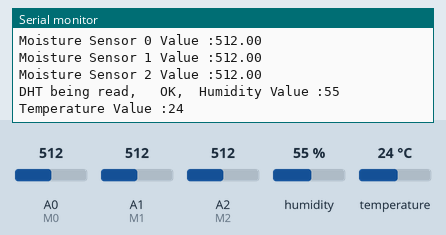
Simulated run of this sketch. Board: Arduino Uno, built with avr-gcc and run on an emulated ATmega328P. On the bench: the last lines printed to the serial monitor. The inputs (shaded band) are chosen by the test bench; at power-on: humidity 55 %, A0 (M0) = 512, A1 (M1) = 512, A2 (M2) = 512, temperature 24 °C. Storage starts empty.

Above: at 5.8 s.
5.9 s: humidity set to 22 %
At 10.8 s:
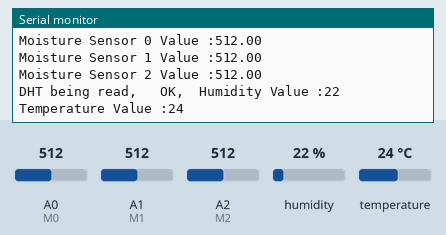
11.9 s: A0 (M0) set to 716
17.9 s: A1 (M1) set to 716
23.9 s: A2 (M2) set to 716
At 25.5 s:
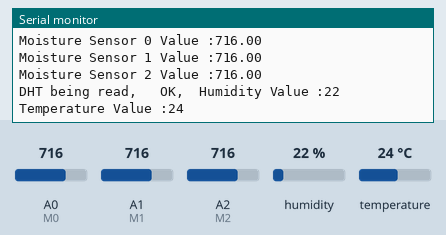
29.9 s: temperature set to 12 °C
At 31.6 s:
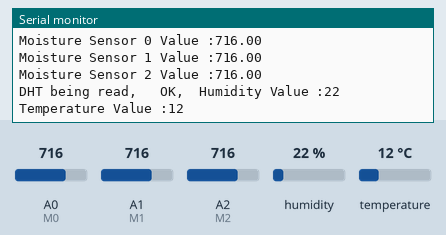
35.9 s: A0 (M0) set to 992
Timing chart, 0 to 38.9 s (numbered marks = the images above; inputs shaded):
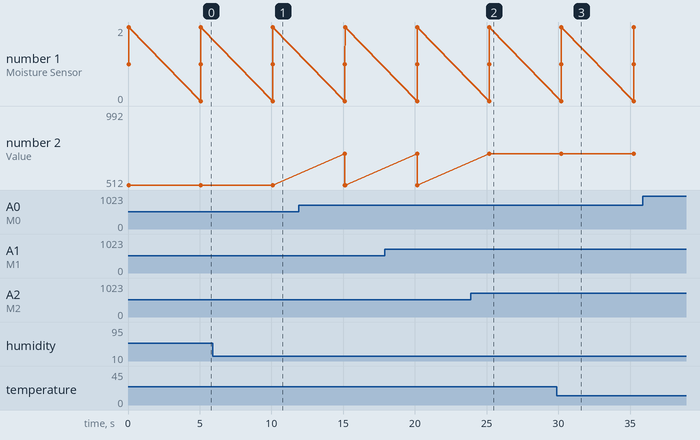

The sketch:

dtmain.ino
```cpp
#include <SPI.h>
#include <SD.h>
#include <dht11.h>
//#include <DFRobot_DHT11.h>
dht11 DHT;

//humidity and temp sens pin
#define DHTPIN 3
//mositure sens pin
int M0 =0;
int M1 =1;
int M2 =2;


//declare file variables
//moisture sensor
File myFile0;
//humidity and temp
File myFile1;
 //Time increment in milliseconds to be used later in delay
  int increment = 5000;

void setup() {
  //HT.begin();
  // Open serial communications and wait for port to open:
Serial.begin(115200);
  pinMode(M0, INPUT);
  pinMode(M1, INPUT);
  pinMode(M2, INPUT);
  pinMode(DHTPIN,INPUT);
  ///SETUP SD CARD FRO WRITING

while (!Serial) {
  ;  // wait for serial port to connect. Needed for native USB port only
}
Serial.print("Initializing SD card...");
if (!SD.begin(10)) {
  Serial.println("initialization failed!");
  //while (1)
    ;
}
Serial.println("initialization done.");
// open the file. note that only one file can be open at a time,
// so you have to close this one before opening another.
myFile0 = SD.open("Moist.csv", FILE_WRITE);
myFile1 = SD.open("HumTemp.csv", FILE_WRITE);
// if the file opened okay, write to it:
if (myFile0) {
  Serial.print("Writing to file 0...");
   myFile0.println("M0,M1,M2");
   myFile0.flush();
} else {
  // if the file didn't open, print an error:
  Serial.println("error opening file 0");
}
if (myFile1) {
  Serial.print("Writing to file 1...");
  //print headings for temp and humidity
  myFile1.println("Humidity,Temperature");
  myFile1.flush();
} else {
  // if the file didn't open, print an error:
  Serial.println("error opening file 1");
}
}

void loop() {
  //Moisture sensore readings
//intitiate variable TO STORE reading
  float val0;
  float val1;
  float val2;
val0 = analogRead(M0); //connect sensor to Analog 0
val1 = analogRead(M1); //connect sensor to Analog 1
val2 = analogRead(M2); //connect sensor to Analog 2
Serial.print("Moisture Sensor 0 Value :");
Serial.println(val0);
Serial.print("Moisture Sensor 1 Value :");
Serial.println(val1);
Serial.print("Moisture Sensor 2 Value :");
Serial.println(val2);
//print to file
myFile0.print(val0);
myFile0.print(",");
myFile0.print(val1);
myFile0.print(",");
myFile0.print(val2);
myFile0.println();
//ensure data is saved w/o closing
myFile0.flush();
//Humidity and temp readings
int chk;
Serial.print("DHT being read, \t");
chk = DHT.read(DHTPIN);    // READ DATA
switch (chk){
  case DHTLIB_OK:
              Serial.print("OK,\t");
              break;
  case DHTLIB_ERROR_CHECKSUM:
              Serial.print("Checksum error,\t");
              break;
  case DHTLIB_ERROR_TIMEOUT:
              Serial.print("Time out error,\t");
              break;
  default:
              Serial.print("Unknown error,\t");
              break;
}

//Print to serial
Serial.print("Humidity Value :");
Serial.println(DHT.humidity);
Serial.print("Temperature Value :");
Serial.println(DHT.temperature);
// Write DATA
//print to file
myFile1.print(DHT.humidity);
myFile1.print(",");
myFile1.print(DHT.temperature);
myFile1.println();
//ensure data is saved w/o closing
myFile1.flush();
delay(increment);
}
```

Measured:
- after the input at 5.9 s, the serial monitor: prints a new line after 4.2 s (image 1)
- after the input at 23.9 s, the serial monitor: prints a new line after 1.3 s (image 2)
- after the input at 29.9 s, the serial monitor: prints a new line after 0.34 s (image 3)
